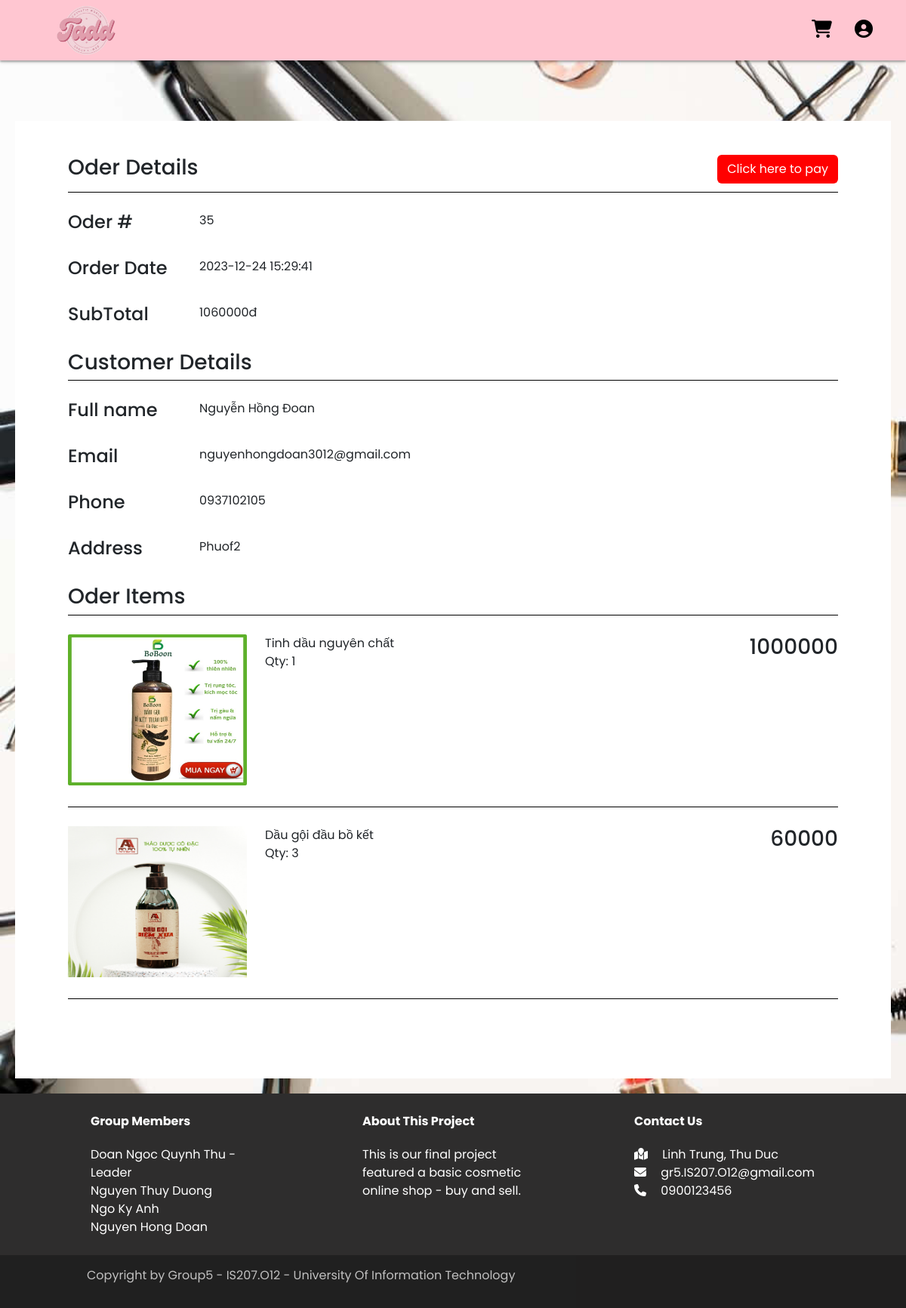
Screenshot of /index.php?page=order&id=35 (signed in) with the database file from the repository.
### tables this page shows
CREATE TABLE `orders` (
  `order_id` int(11) NOT NULL,
  `fullname` varchar(100) NOT NULL,
  `email` varchar(100) NOT NULL,
  `phone_number` varchar(20) NOT NULL,
  `address` varchar(100) NOT NULL,
  `note` varchar(100) NOT NULL,
  `order_date` timestamp NOT NULL DEFAULT current_timestamp(),
  `payment_status` varchar(100) NOT NULL DEFAULT 'unpaid',
  `price` float NOT NULL DEFAULT 0
);

CREATE TABLE `cart` (
  `cart_id` int(11) NOT NULL,
  `email` varchar(100) NOT NULL,
  `product_id` int(11) NOT NULL,
  `quantity` int(100) NOT NULL,
  `total_price` float NOT NULL,
  `created_at` datetime NOT NULL DEFAULT current_timestamp(),
  `bought` int(11) DEFAULT 0,
  `order_id` int(11) DEFAULT NULL
);

CREATE TABLE `product` (
  `product_id` int(11) NOT NULL,
  `category_id` int(11) NOT NULL,
  `title` varchar(100) NOT NULL,
  `price` float NOT NULL,
  `image` varchar(100) NOT NULL,
  `description` varchar(100) NOT NULL,
  `created_at` timestamp NOT NULL DEFAULT current_timestamp()
);

### pages/main/order.php (the view, shortened to what this page needs)
<head>
    <link href="https://cdn.jsdelivr.net/npm/bootstrap@5.3.2/dist/css/bootstrap.min.css" rel="stylesheet">
    <link rel="stylesheet" href="./css/order.css">
</head>
<?php
$order_id = $_GET["id"];
$sql = "select * from orders where order_id = '$order_id' limit 1";
$result = mysqli_query($con, $sql);
$row = mysqli_fetch_assoc($result);
?>
<div class = "container1">
<main>
    <div id="content">
        <div id="main">
            <div id="detail">
                <div class="row" style="margin-bottom: 0px">
                    <div class="col-6">
                        <h3>Oder Details</h3>
                    </div>
                    <?php
                    if ($row['payment_status'] == 'unpaid'){
                        echo "<div class='col-6 text-right'>";
                        if ($row['payment_status'] == "unpaid") {
                            echo " <a href='index.php?page=order&action=payment&id=$order_id'  style = 'background-color: red; color: white;' class='btn'>Click here to pay</a>";
                        }
                    echo "</div>";
                    }
                    ?>
                </div>
                <div id="Oder-Details"></div>
                <div class="row" id="info">
                    <div class="col-2">
                        <h4>Oder #</h4>
                    </div>
                    <div class="col-10">
                        <p class="big"><?php echo $order_id; ?></p>
                    </div>
                </div>
                <div class="row" id="info">
                    <div class="col-2">
                        <h4>Order Date</h4>
                    </div>
                    <div class="col-10">
                        <p class="big"><?php echo $row['order_date']; ?></p>
                    </div>
                </div>
                <div class="row" id="info">
                    <div class="col-2">
                        <h4>SubTotal</h4>
                    </div>
                    <div class="col-10">
                        <p class="big"><?php echo $row['price']; echo "đ"; ?></p>
                    </div>
                </div>
                <h3 id="Oder-Details">Customer Details</h3>
                <div class="row" id="info">
                    <div class="col-2">
                        <h4>Full name</h4>
                    </div>
                    <div class="col-10">
                        <p class="big"><?php echo $row['fullname']; ?></p>
                    </div>
                </div>
                <div class="row" id="info">
                    <div class="col-2">
                        <h4>Email</h4>
                    </div>
                    <div class="col-10">
                        <p class="big"><?php echo $row['email'] ?></p>
                    </div>
                </div>
                <div class="row" id="info">
                    <div class="col-2">
                        <h4>Phone</h4>
                    </div>
                    <div class="col-10">
                        <p class="big"><?php echo $row['phone_number']; ?></p>
                    </div>
                </div>
                <div class="row" id="info">
                    <div class="col-2">
                        <h4>Address</h4>
                    </div>
                    <div class="col-10">
                        <p class="big"><?php echo $row['address']; ?></p>
                    </div>
                </div>
                <h3 id="Oder-Details">Oder Items</h3>
                <?php
                $sql = "select * from cart where order_id = '$order_id' ";
                $result = mysqli_query($con, $sql);
                while ($row = mysqli_fetch_assoc($result)) {
                    echo "<div class='row'>
                    <div class='col-3'>";
                    $sql1 = "select * from product where product_id = '$row[product_id]'";
                    $result1 = mysqli_query($con, $sql1);
                    $row1 = mysqli_fetch_assoc($result1);
                    $image = $row1['image'];
                    $title = $row1['title'];
                   echo "<a href='#'><img src='./upload/$image' style = 'width: 300px; height: 200px;' class='img-fluid'></a>
                    ";
                    echo "</div>
                    <div class='col-6'>
                        <p class='big'>$title<br>Qty: $row[quantity]</p>
                    </div>
                    <div class='col-3 text-right'>
                        <h3>$row[total_price]</h3>
                    </div>
                </div>
                <div id='Oder-Details'></div>
                ";
                }
                ?>
            </div>
        </div>
    </div>
</main>
</div>

### css/style.css (style rules this page uses)
* { margin: 0; padding: 0; font-family: "Poppins", sans-serif; }
body { background-image: url("../images/cosmetics-background-6lyz0iv5s1c7bn6l.jpg"); background-size: cover; }
main { padding: 0px 20px 20px; }
.container1 { margin: 0; }
main { padding-top: 20vh; }

### css/order.css (style rules this page uses)
#detail { padding: 45px 70px 80px 70px; background-color: white; }
#detail .row { height: 100%; margin-bottom: 21px; }
#Oder-Details { border-bottom: 1px solid #000; padding-bottom: 7px; align-items: center; margin-bottom: 25px; }

### rows the page displays
orders: order_date "2023-12-24 15:29:41", price "1060000", fullname "Nguyễn Hồng Đoan", email "nguyenhongdoan3012@gmail.com", phone_number "0937102105", address "Phuof2"
cart: product.image (picture), product.title "Tinh dầu nguyên chất", quantity "1", total_price "1000000"
cart: product.image (picture), product.title "Dầu gội đầu bồ kết", quantity "3", total_price "60000"

### other values shown
$order_id "35"
